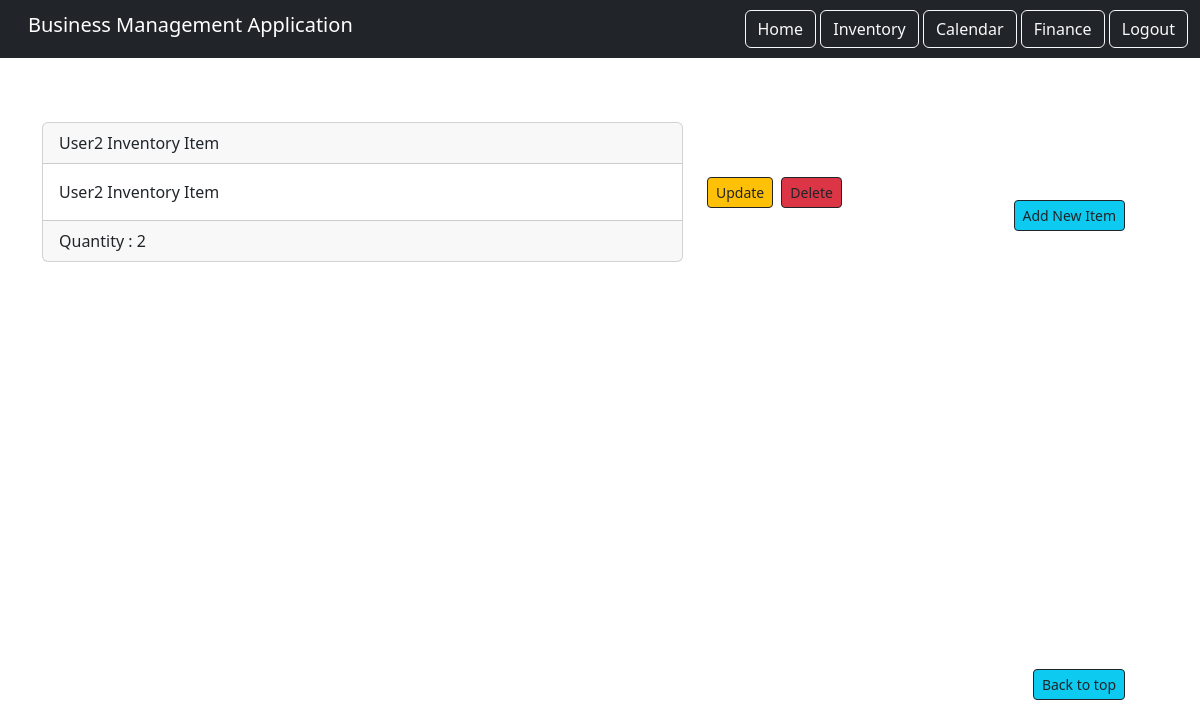
Before: /inventory/ (signed in) with the older database file.
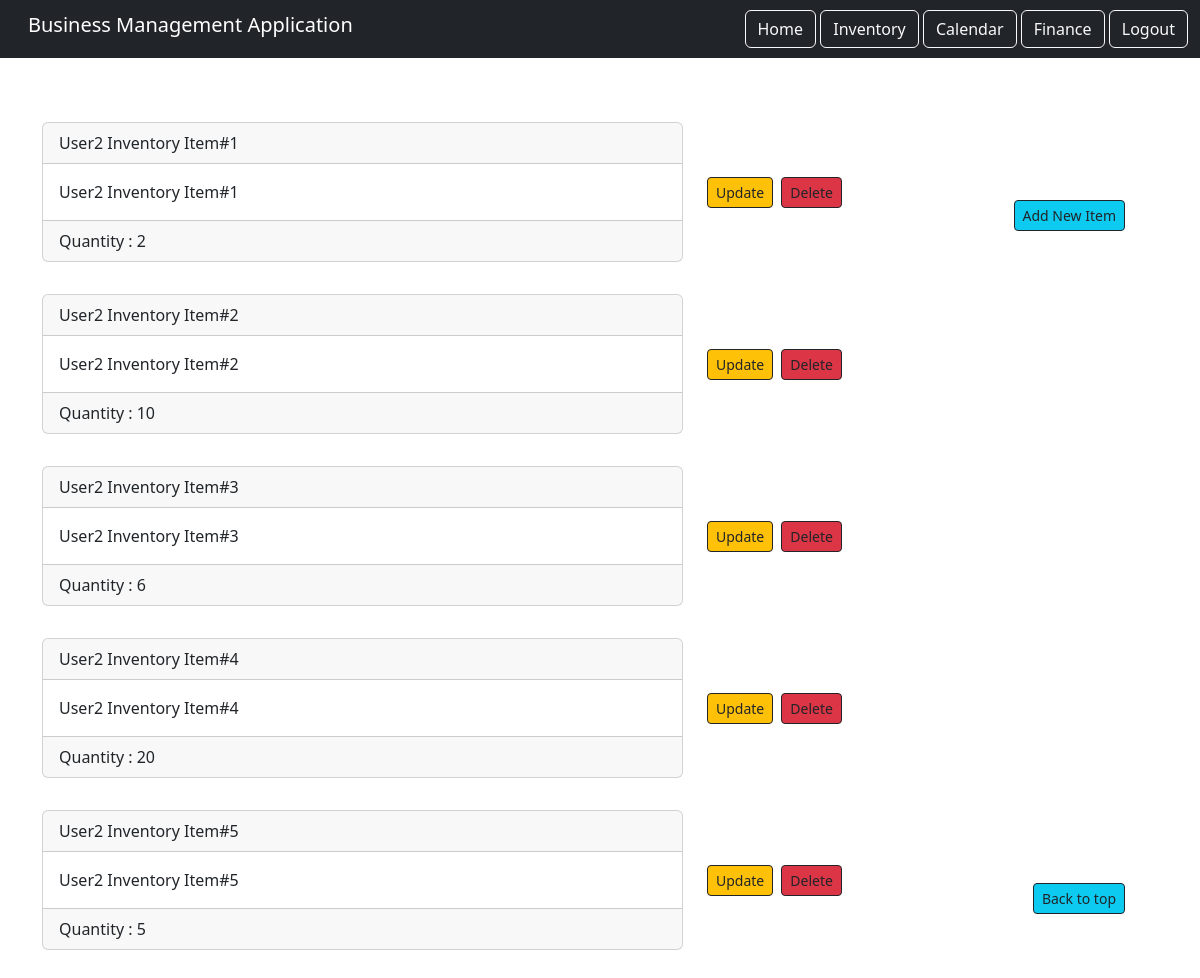
After: the same page with the newer database file.
### inventory_component/models.py (models this page shows)
class Inventory(models.Model):
    item = models.CharField(max_length=500)
    description = models.TextField()
    quantity = models.PositiveIntegerField()
    user = models.ForeignKey(User, on_delete=models.CASCADE, related_name='items')

### inventory_component/views.py (the view)
# urls.py: path('', views.InventoryList.as_view(), name="inventory_list"),
class InventoryList(LoginRequiredMixin, ListView):
    model = Inventory
    context_object_name = "items"
    template_name = "inventory_list.html"
    login_url = '/login'
    def get_queryset(self):
        return self.request.user.items.all()

### inventory_component/templates/Inventory_list.html (shortened to what this page needs)
{% extends 'base.html' %}
{% load static %}
{% block content %}
<div>
    <a href="{% url 'item.new' %}" class="btn btn-info btn-sm btn-outline-dark add-new-item-btn-sticky">Add New Item</a>
</div>
<div class="row">
    {% for item in items %}
        <div class="col-md-7 py-3">
            <div class="card">
                <div class="card-header">
                    {{ item.item }}
                </div>
                <div class="card-body ">
                    {{ item.description }}
                </div>
                <div class="card-footer">
                    Quantity : {{ item.quantity }}
                </div>
            </div>
        </div>
<div class="col-md-5 py-3 d-flex align-items-center">
<div>
    <a href="{% url 'item.update' pk=item.id %}" class="btn btn-sm btn-warning btn-outline-dark btn-block update-button-right-padding">Update</a>
</div>
<div>
    <button type="button" class="btn btn-sm btn-danger btn-outline-dark btn-block" data-bs-toggle="modal" data-bs-target="#deleteModal-{{ item.id }}">Delete</button>
</div>
</div>
{% endfor %}
</div>
<button id="jumpToTop" class="btn btn-info btn-sm btn-outline-dark" title="Back to top" onclick="scrollToTop()">Back to top</button>
{% endblock content %}

### static/templates/base.html (shortened to what this page needs)
{% load static %}
<!DOCTYPE html>
<html lang="en">
  <head>
    <link
      href="https://cdn.jsdelivr.net/npm/bootstrap@5.3.0-alpha1/dist/css/bootstrap.min.css"
      rel="stylesheet"
    />
    <link rel="stylesheet" href="{% static 'css/style.css' %}">
  </head>
  <body>
    <nav class="navbar navbar-dark bg-dark">
      <div class="container-fluid">
          <div class="navbar-brand ps-3">
            <h5>Business Management Application</h5>
          </div>
            <div class="ms-auto">
              {% if user.is_authenticated %}
              <a href="{% url 'home' %}" class="btn btn-outline-light  btn-3d-click">Home</a>
              <a href="{% url 'inventory_list' %}" class="btn btn-outline-light  btn-3d-click">Inventory</a>
              <a href="{% url 'calendar_component:calendar' %}" class="btn btn-outline-light  btn-3d-click">Calendar</a>
              <a href="{% url 'finance' %}" class="btn btn-outline-light  btn-3d-click">Finance</a>
              <a href="{% url 'logout' %}" class="btn btn-outline-light ml-6 btn-3d-click">Logout</a>
              {% else %}
                     pass
              {% endif %}
            </div>
      </div>
    </nav>
    <div class="container my-5">
        {% block content %}
        {% endblock %}
    </div>
  </body>
</html>

### inventory_component/templates/inventory_delete.html (shortened to what this page needs)
{% load static %}

### static/css/style.css (style rules this page uses)
.add-new-item-btn-sticky { position: fixed; right: 75px; top: 200px; z-index: 100; }
#jumpToTop { position: fixed; right: 75px; bottom: 100px; z-index: 100; }
.update-button-right-padding { margin-right: 8px; }
a { color: #17a2b8; }

Changed rows visible on the page:
changed Inventory: item "User2 Inventory Item" → "User2 Inventory Item#1"; description "User2 Inventory Item" → "User2 Inventory Item#1"
added Inventory: item "User2 Inventory Item#2", description "User2 Inventory Item#2", quantity "10"
added Inventory: item "User2 Inventory Item#3", description "User2 Inventory Item#3", quantity "6"
added Inventory: item "User2 Inventory Item#4", description "User2 Inventory Item#4", quantity "20"
added Inventory: item "User2 Inventory Item#5", description "User2 Inventory Item#5", quantity "5"
